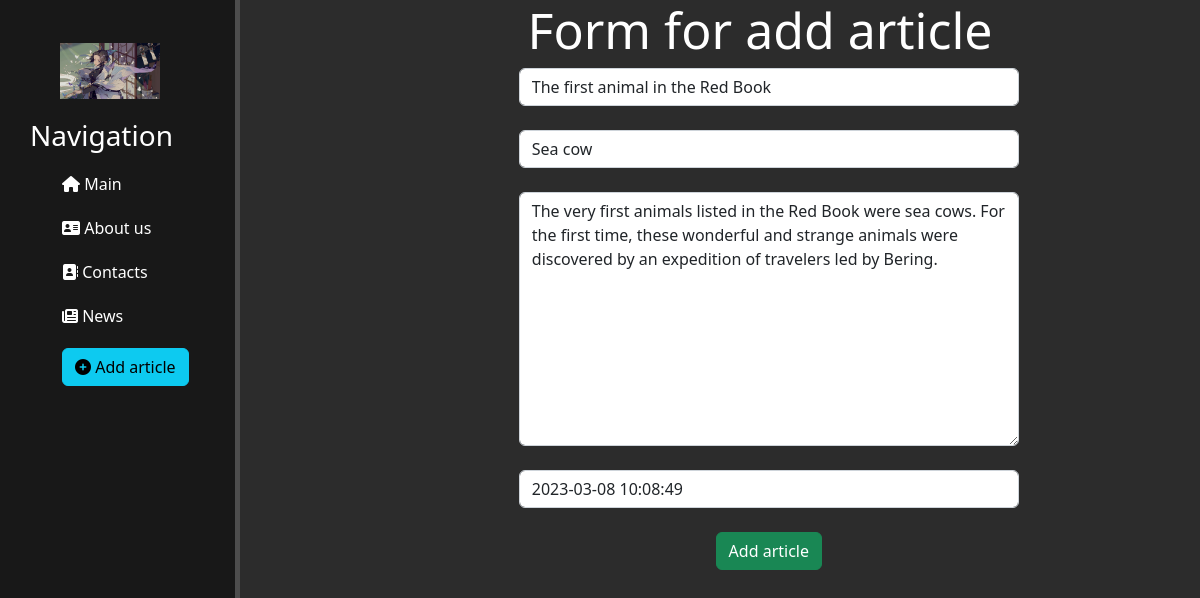
The page /news/2/update on the database its author committed.
### news/models.py (models this page shows, shortened)
class Articles(models.Model):
    title = models.CharField('Name', max_length=50, null=True)
    anons = models.CharField('Anons', max_length=250, null=True)
    full_text = models.TextField('List', null=True)
    date = models.DateTimeField('Date publications', null=True)
    class Meta:
        verbose_name = 'Article'
        verbose_name_plural = 'Articles'

### news/views.py (the view)
# urls.py: path('<int:pk>/update', views.NewsUpdateView.as_view(), name='news-update'),
class NewsUpdateView(UpdateView):
    model = Articles
    template_name = 'news/create.html'
    form_class = ArticleForm

### news/forms.py
class ArticleForm(ModelForm):
    class Meta:
        model = Articles
        fields = ['title','anons','full_text','date']
        widgets = {
            "title": TextInput(attrs={
                'class': 'form-control',
                'placeholder': "Article's name"
            }),
            "anons": TextInput(attrs={
                'class': 'form-control',
                'placeholder': "Article's anons"
            }),
            "date": DateTimeInput(attrs={
                'class': 'form-control',
                'placeholder': "Date publication"
            }),
            "full_text": Textarea(attrs={
                'class': 'form-control',
                'placeholder': "Text of article"
            }),
        }

### news/templates/news/create.html (shortened to what this page needs)
{% extends 'main/layout.html' %}
{% block content %}
    <div class="features">
        <h1 class="hform">Form for add article</h1>
        <form method="post">
            {{ form.title }}<br>
            {{ form.anons }}<br>
            {{ form.full_text }}<br>
            {{ form.date }}<br>
            <button class="btn btn-success" type="submit">Add article</button>
        </form>
    </div>
{% endblock %}

### main/static/main/css/main.css (style rules this page uses)
body { background: #2c2c2c; }
main .features { float: left; color: #fff; margin-left: 250px; margin-bottom: 30px; text-align: center; width: 70%; }
.hform { font-size: 50px; padding-left: 180px; }
form { margin-left: 32%; width: 500px; margin-top: 0px; }

### rows shown on the page
Articles: title "The first animal in the Red Book", anons "Sea cow", full_text "The very first animals listed in the Red Book were sea cows. For the first time, these wonderful and strange animals were discovered by an expedition of travelers led by Bering.", date "2023-03-08 10:08:49"
